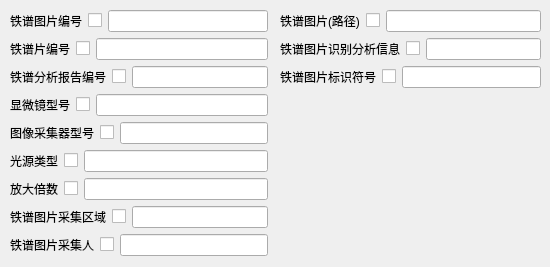
      <widget class="QWidget" name="tab_13">
       <attribute name="title">
        <string>铁谱图片采集信息表</string>
       </attribute>
       <widget class="QWidget" name="layoutWidget">
        <property name="geometry">
         <rect>
          <x>10</x>
          <y>10</y>
          <width>258</width>
          <height>248</height>
         </rect>
        </property>
        <layout class="QVBoxLayout" name="verticalLayout_11">
         <item>
          <layout class="QHBoxLayout" name="horizontalLayout_71">
           <item>
            <widget class="QLabel" name="label_70">
             <property name="text">
              <string>铁谱图片编号</string>
             </property>
            </widget>
           </item>
           <item>
            <widget class="QCheckBox" name="checkBox_69">
             <property name="text">
              <string/>
             </property>
            </widget>
           </item>
           <item>
            <widget class="QLineEdit" name="lineEdit_69"/>
           </item>
          </layout>
         </item>
         <item>
          <layout class="QHBoxLayout" name="horizontalLayout_72">
           <item>
            <widget class="QLabel" name="label_71">
             <property name="text">
              <string>铁谱片编号</string>
             </property>
            </widget>
           </item>
           <item>
            <widget class="QCheckBox" name="checkBox_70">
             <property name="text">
              <string/>
             </property>
            </widget>
           </item>
           <item>
            <widget class="QLineEdit" name="lineEdit_70"/>
           </item>
          </layout>
         </item>
         <item>
          <layout class="QHBoxLayout" name="horizontalLayout_73">
           <item>
            <widget class="QLabel" name="label_72">
             <property name="text">
              <string>铁谱分析报告编号</string>
             </property>
            </widget>
           </item>
           <item>
            <widget class="QCheckBox" name="checkBox_71">
             <property name="text">
              <string/>
             </property>
            </widget>
           </item>
           <item>
            <widget class="QLineEdit" name="lineEdit_71"/>
           </item>
          </layout>
         </item>
         <item>
          <layout class="QHBoxLayout" name="horizontalLayout_74">
           <item>
            <widget class="QLabel" name="label_73">
             <property name="text">
              <string>显微镜型号</string>
             </property>
            </widget>
           </item>
           <item>
            <widget class="QCheckBox" name="checkBox_72">
             <property name="text">
              <string/>
             </property>
            </widget>
           </item>
           <item>
            <widget class="QLineEdit" name="lineEdit_72"/>
           </item>
          </layout>
         </item>
         <item>
          <layout class="QHBoxLayout" name="horizontalLayout_75">
           <item>
            <widget class="QLabel" name="label_74">
             <property name="text">
              <string>图像采集器型号</string>
             </property>
            </widget>
           </item>
           <item>
            <widget class="QCheckBox" name="checkBox_73">
             <property name="text">
              <string/>
             </property>
            </widget>
           </item>
           <item>
            <widget class="QLineEdit" name="lineEdit_73"/>
           </item>
          </layout>
         </item>
         <item>
          <layout class="QHBoxLayout" name="horizontalLayout_76">
           <item>
            <widget class="QLabel" name="label_75">
             <property name="text">
              <string>光源类型</string>
             </property>
            </widget>
           </item>
           <item>
            <widget class="QCheckBox" name="checkBox_74">
             <property name="text">
              <string/>
             </property>
            </widget>
           </item>
           <item>
            <widget class="QLineEdit" name="lineEdit_74"/>
           </item>
          </layout>
         </item>
         <item>
          <layout class="QHBoxLayout" name="horizontalLayout_77">
           <item>
            <widget class="QLabel" name="label_76">
             <property name="text">
              <string>放大倍数</string>
             </property>
            </widget>
           </item>
           <item>
            <widget class="QCheckBox" name="checkBox_75">
             <property name="text">
              <string/>
             </property>
            </widget>
           </item>
           <item>
            <widget class="QLineEdit" name="lineEdit_75"/>
           </item>
          </layout>
         </item>
         <item>
          <layout class="QHBoxLayout" name="horizontalLayout_78">
           <item>
            <widget class="QLabel" name="label_77">
             <property name="text">
              <string>铁谱图片采集区域</string>
             </property>
            </widget>
           </item>
           <item>
            <widget class="QCheckBox" name="checkBox_76">
             <property name="text">
              <string/>
             </property>
            </widget>
           </item>
           <item>
            <widget class="QLineEdit" name="lineEdit_76"/>
           </item>
          </layout>
         </item>
         <item>
          <layout class="QHBoxLayout" name="horizontalLayout_79">
           <item>
            <widget class="QLabel" name="label_78">
             <property name="text">
              <string>铁谱图片采集人</string>
             </property>
            </widget>
           </item>
           <item>
            <widget class="QCheckBox" name="checkBox_77">
             <property name="text">
              <string/>
             </property>
            </widget>
           </item>
           <item>
            <widget class="QLineEdit" name="lineEdit_77"/>
           </item>
          </layout>
         </item>
        </layout>
       </widget>
       <widget class="QWidget" name="layoutWidget">
        <property name="geometry">
         <rect>
          <x>280</x>
          <y>10</y>
          <width>261</width>
          <height>80</height>
         </rect>
        </property>
        <layout class="QVBoxLayout" name="verticalLayout_12">
         <item>
          <layout class="QHBoxLayout" name="horizontalLayout_80">
           <item>
            <widget class="QLabel" name="label_79">
             <property name="text">
              <string>铁谱图片(路径)</string>
             </property>
            </widget>
           </item>
           <item>
            <widget class="QCheckBox" name="checkBox_78">
             <property name="text">
              <string/>
             </property>
            </widget>
           </item>
           <item>
            <widget class="QLineEdit" name="lineEdit_78"/>
           </item>
          </layout>
         </item>
         <item>
          <layout class="QHBoxLayout" name="horizontalLayout_81">
           <item>
            <widget class="QLabel" name="label_80">
             <property name="text">
              <string>铁谱图片识别分析信息</string>
             </property>
            </widget>
           </item>
           <item>
            <widget class="QCheckBox" name="checkBox_79">
             <property name="text">
              <string/>
             </property>
            </widget>
           </item>
           <item>
            <widget class="QLineEdit" name="lineEdit_79"/>
           </item>
          </layout>
         </item>
         <item>
          <layout class="QHBoxLayout" name="horizontalLayout_82">
           <item>
            <widget class="QLabel" name="label_81">
             <property name="text">
              <string>铁谱图片标识符号</string>
             </property>
            </widget>
           </item>
           <item>
            <widget class="QCheckBox" name="checkBox_80">
             <property name="text">
              <string/>
             </property>
            </widget>
           </item>
           <item>
            <widget class="QLineEdit" name="lineEdit_80"/>
           </item>
          </layout>
         </item>
        </layout>
       </widget>
      </widget>
